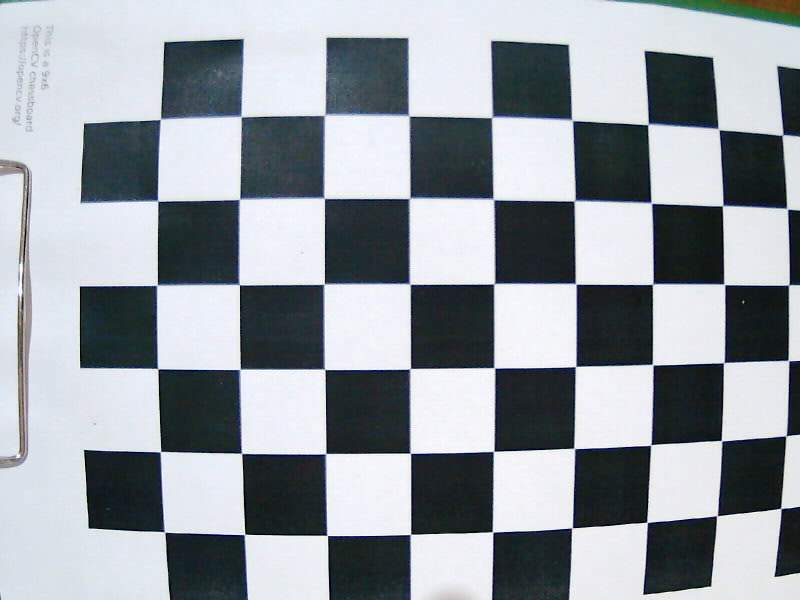
#> input picture calibration/b-my_photo-1.jpg, 800 x 600 px; its folder holds 4 pictures in this run
$ python calibration.py
#> lines starting #> are read from the running program, lines starting #| are printed output that depends on the picture; after the words box and inside, x2 and y2 are one past the last pixel; in counts of white or black regions, pixels touching at a corner belong together
import numpy as np
import cv2 as cv2
import glob
import json
# termination criteria
criteria = (cv2.TERM_CRITERIA_EPS + cv2.TERM_CRITERIA_MAX_ITER, 30, 0.001)
# prepare object points, like (0,0,0), (1,0,0), (2,0,0) ....,(6,5,0)
# substract 1 from the number of rows, cols
rows = 6
cols = 9
objp = np.zeros((rows*cols,3), np.float32)
objp[:,:2] = np.mgrid[0:cols,0:rows].T.reshape(-1,2)
# Arrays to store object points and image points from all the images.
objpoints = [] # 3d point in real world space
imgpoints = [] # 2d points in image plane.
images = glob.glob('*.jpg')
for fname in images:
    print(fname)
    lwr = np.array([0, 0, 124])
    upr = np.array([140, 92, 255])
    img = cv2.imread(fname)
#> img is the input picture: shape (600, 800, 3); mean B, G, R 162.2, 155.7, 149.8
    hsv = cv2.cvtColor(img, cv2.COLOR_BGR2HSV)
#> hsv: shape (600, 800, 3); mean H, S, V 104.5, 41.2, 162.7
    msk = cv2.inRange(hsv, lwr, upr)
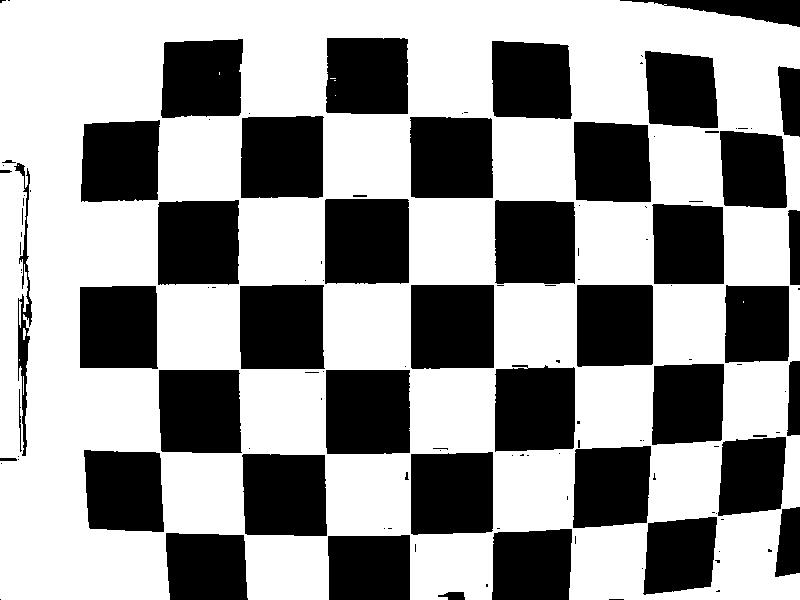
#> msk: shape (600, 800); 59.7% white; 124 black regions (78 under 20 px), largest, box (x1, y1, x2, y2) and area: (325, 199, 409, 284) 7068, (326, 370, 410, 454) 7006, (240, 285, 325, 369) 6941

    # Extract chess-board
    krn = cv2.getStructuringElement(cv2.MORPH_RECT, (50, 30))
    dlt = cv2.dilate(msk, krn, iterations=5)
#> dlt: shape (600, 800); every value is 255
    res = cv2.bitwise_and(dlt, msk)

# Displaying chess-board features
    #res = np.uint8(res)
    # Find the chess board corners
    ret, corners = cv2.findChessboardCorners(res, (rows, cols), None)
#> ret = False; corners = None
    # If found, add object points, image points (after refining them)
    if ret == True:
        objpoints.append(objp)
        corners2 = cv2.cornerSubPix(res,corners, (11,11), (-1,-1), criteria)
        imgpoints.append(corners2)
        # Draw and display the corners
        cv2.drawChessboardCorners(img, (rows, cols), corners2, ret)
        cv2.imshow('img', img)
#> pass 2 of the loop `for fname in images:`:
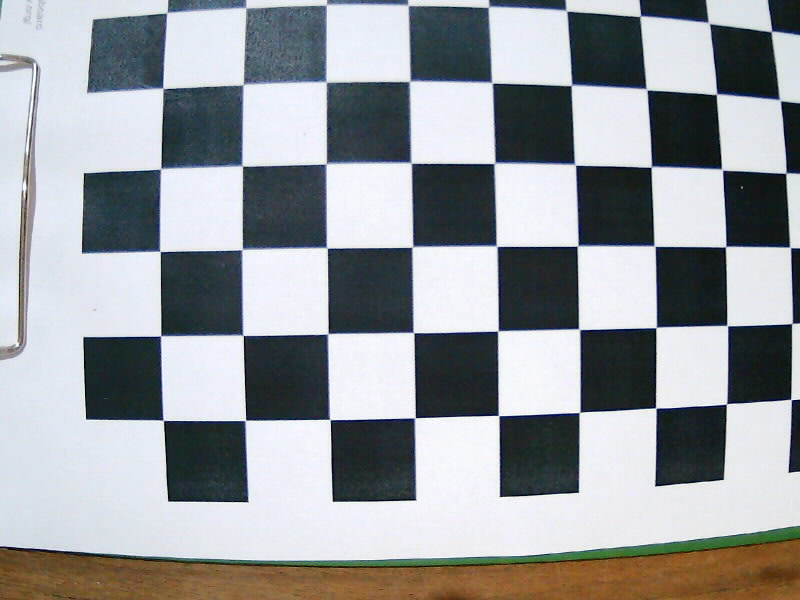
#> input picture calibration/b-my_photo-2.jpg, 800 x 600 px
#> img is the input picture: shape (600, 800, 3); mean B, G, R 158.8, 155.4, 151.9
#> hsv: shape (600, 800, 3); mean H, S, V 98.9, 49.9, 165
#> `msk = cv2.inRange(hsv, lwr, upr)`:
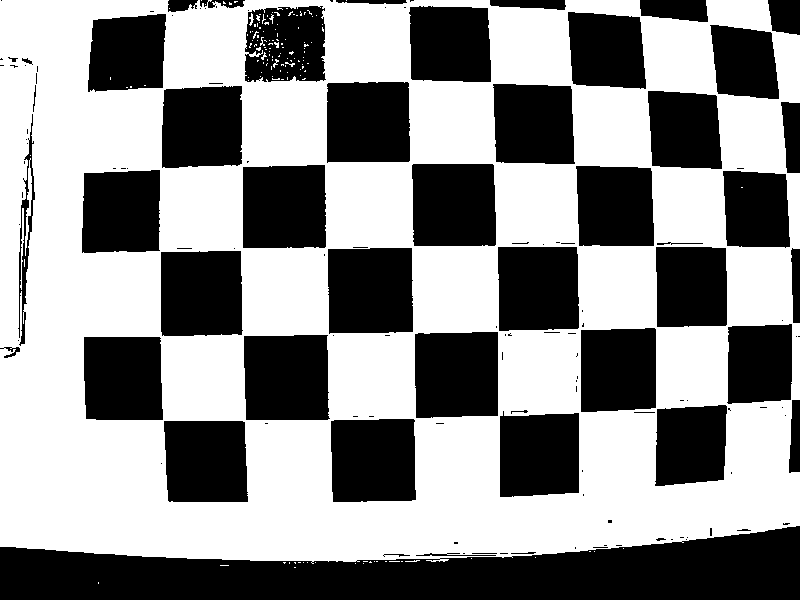
#> msk: shape (600, 800); 56.6% white; 134 black regions (84 under 20 px), largest, box (x1, y1, x2, y2) and area: (0, 526, 800, 600) 38167, (328, 248, 413, 334) 7068, (244, 335, 330, 420) 7014
#> corners = 51 rows, first 8: [709.5, 22.5], [640, 16], [771.5, 31.5], [780, 100], [717, 94.5], [575, 20], [647, 88.5], [571.5, 84.5]
#> pass 3 of the loop `for fname in images:`:
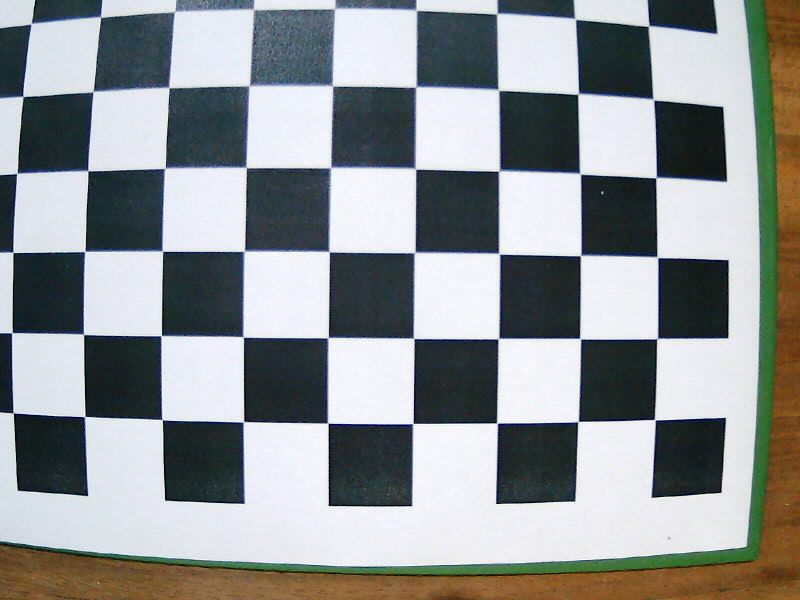
#> input picture calibration/b-my_photo-3.jpg, 800 x 600 px
#> img is the input picture: shape (600, 800, 3); mean B, G, R 148.9, 147.9, 143.8
#> hsv: shape (600, 800, 3); mean H, S, V 95.9, 58.4, 157.9
#> `msk = cv2.inRange(hsv, lwr, upr)`:
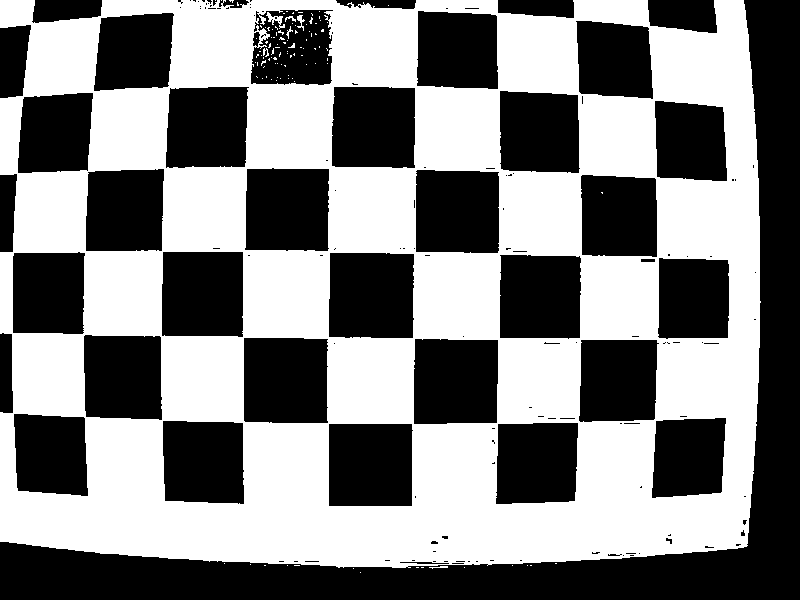
#> msk: shape (600, 800); 51.6% white; 147 black regions (107 under 20 px), largest, box (x1, y1, x2, y2) and area: (0, 0, 800, 600) 57780, (329, 253, 414, 338) 7061, (244, 338, 328, 423) 7014
#> corners = None
#> the loop made 4 passes; the first 3 are shown
        # cv2.waitKey(5000)
cv2.destroyAllWindows()

#> (the run stopped early here; a loop or call above may not have finished)
